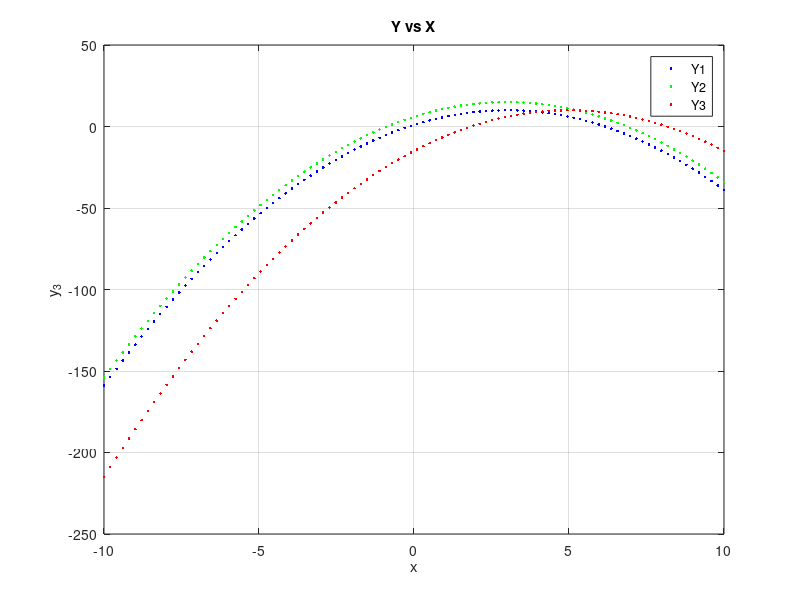
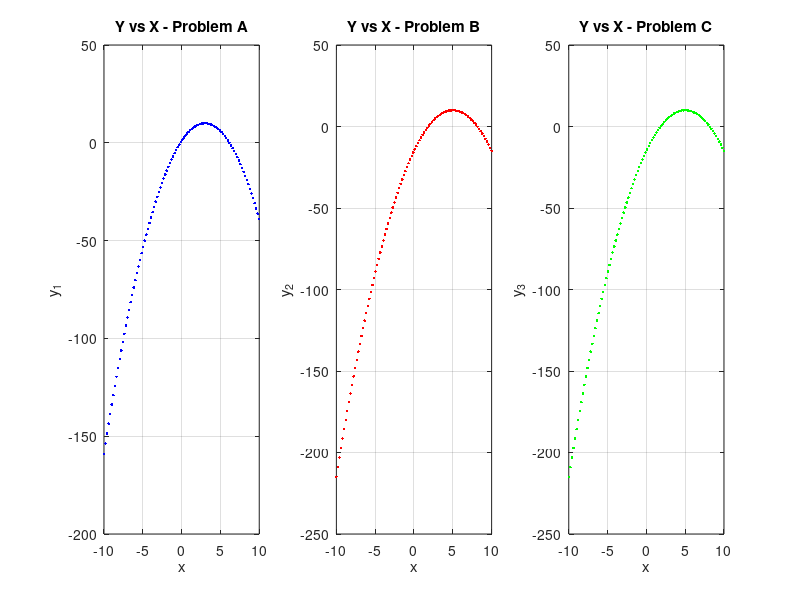
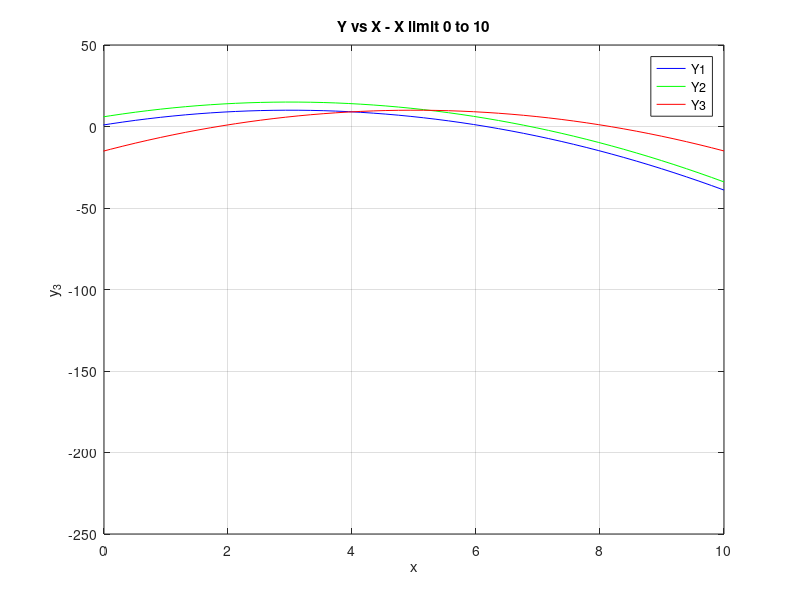

The MATLAB script that drew these images, in order:
clc, clearvars, close all

% a. Plot the equation from x = -10 to 10
% y = -(x-3)^2 + 10

x = linspace(-10, 10);
y_1 = (-((x-3).^2)) + 10;

% b. How does the curve change if 15 is added instead of 10 ?
y_2 = (-((x-3).^2)) + 15;

% c. How does the curve change if (x-5) is in paranthesis ?
y_3 = (-((x-5).^2)) + 10;

%Plotting

figure(1)
plot(x,y_1,'b.')
hold on
plot(x,y_2,'g.')
hold on
plot(x,y_3,'r.')
hold on
xlabel('x'), ylabel('y_3'), title('Y vs X')
grid on
legend('Y1','Y2','Y3')

figure(2)
subplot(1,3,1)
plot(x,y_1,'b.')
xlabel('x'), ylabel('y_1'), title('Y vs X - Problem A')
grid on

figure(2)
subplot(1,3,2)
plot(x,y_3,'r.')
xlabel('x'), ylabel('y_2'), title('Y vs X - Problem B')
grid on

figure(2)
subplot(1,3,3)
plot(x,y_3,'g.')
xlabel('x'), ylabel('y_3'), title('Y vs X - Problem C')
grid on

figure(3)
plot(x,y_1,'b')
hold on
plot(x,y_2,'g')
hold on
plot(x,y_3,'r')
hold on
xlabel('x'), ylabel('y_3'), title('Y vs X - X limit 0 to 10')
grid on
legend('Y1','Y2','Y3')
xlim([0,10])



